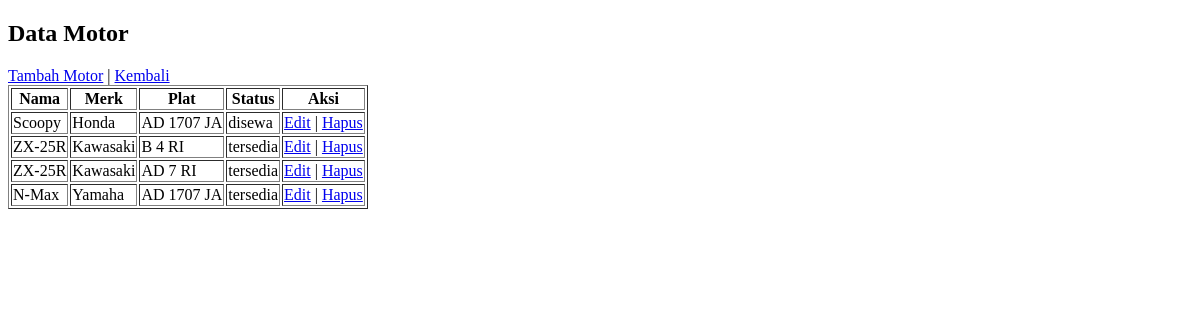
Before: /motor with the older database file.
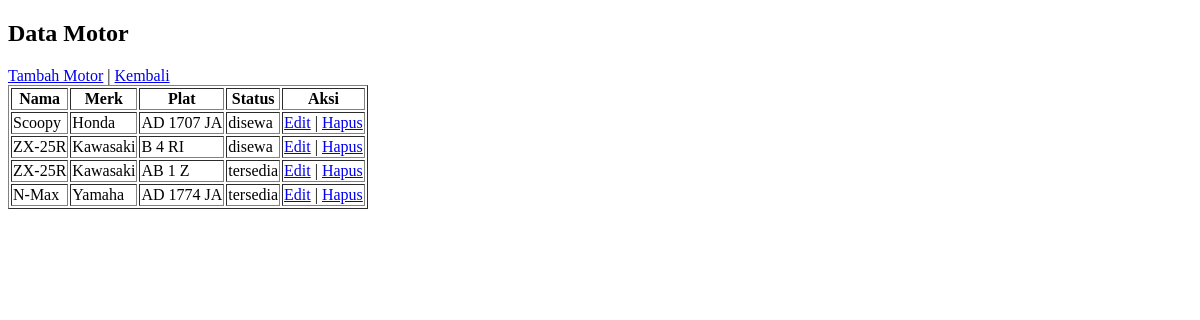
After: the same page with the newer database file.
### tables this page shows
CREATE TABLE motor (
        id INTEGER PRIMARY KEY AUTOINCREMENT,
        nama TEXT,
        merk TEXT,
        plat_nomor TEXT,
        status TEXT,
        id_penyewa INTEGER DEFAULT NULL
    );

### app.py (the view)
@app.route('/motor')
def motor():
    db = get_db()
    cursor = db.cursor()
    cursor.execute("SELECT * FROM motor")
    data = cursor.fetchall()
    return render_template('motor.html', data=data)

### app.py (called while the page is built)
def get_db():
    return sqlite3.connect(DB_NAME)

### templates/motor.html (shortened to what this page needs)
<!DOCTYPE html>
<html>
<head>
</head>
<body>
<h2>Data Motor</h2>
<a href="/motor/add">Tambah Motor</a> |
<a href="/">Kembali</a>
<table border="1">
<tr>
    <th>Nama</th>
    <th>Merk</th>
    <th>Plat</th>
    <th>Status</th>
    <th>Aksi</th>
</tr>
{% for m in data %}
<tr>
    <td>{{ m[1] }}</td>
    <td>{{ m[2] }}</td>
    <td>{{ m[3] }}</td>
    <td>{{ m[4] }}</td>
    <td>
        <a href="/motor/edit/{{ m[0] }}">Edit</a> |
        <a href="/motor/delete/{{ m[0] }}">Hapus</a>
    </td>
</tr>
{% endfor %}
</table>
</body>
</html>

Changed rows visible on the page:
changed motor "B 4 RI": status "tersedia" → "disewa"
changed motor (number 3 of 4 on the later page): plat_nomor "AD 7 RI" → "AB 1 Z"
changed motor "N-Max": plat_nomor "AD 1707 JA" → "AD 1774 JA"
